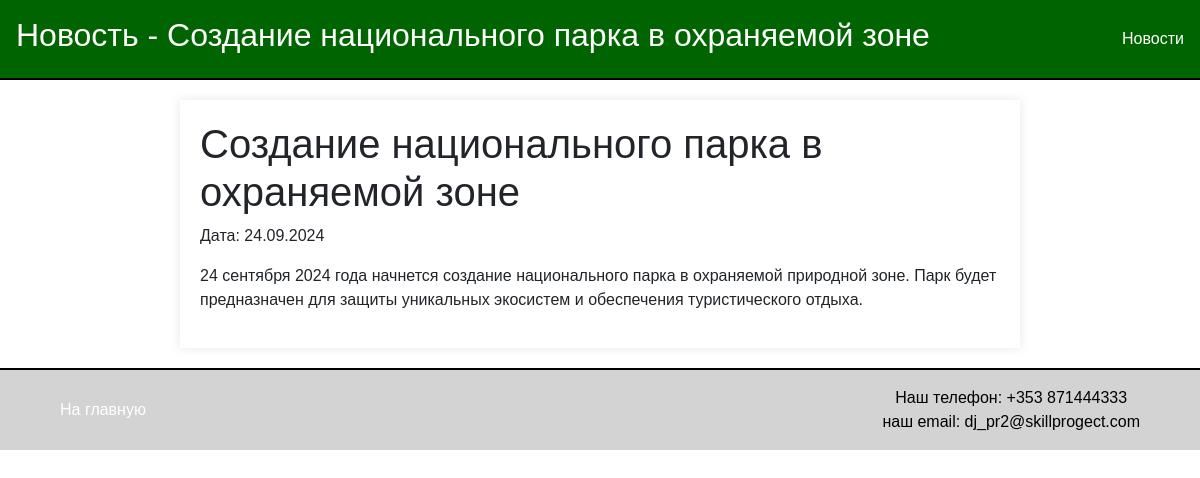
The app's page /news/51/ with its own data.
### news/models.py (models this page shows)
class Article(models.Model):
    title = models.CharField(max_length=200)
    content = models.TextField()
    publication_date = models.DateField()
    author = models.CharField(max_length=100)
    type = models.BooleanField()  # Новое поле с типом Boolean которое показывает что это статья type=False

### news/views.py (the view)
# urls.py: path('news/<int:id>/', views.article_detail, name='article_detail'),
def article_detail(request, id):
    article = get_object_or_404(Article, id=id)
    return render(request, 'news/article_detail.html', {'article': article})

### news/templatetags/censor_filters.py (called while the page is built)
@register.filter
def censor(value):
    if not isinstance(value, str):
        raise ValueError('Filter can only be applied to strings')
    def replace_word(match):
        word = match.group()
        if word.lower() in PROHIBITED_WORDS:
            return word[0] + '*' * (len(word) - 1)
        return word
    pattern = r'\b(?:' + '|'.join(re.escape(word) for word in PROHIBITED_WORDS) + r')\b'
    censored_text = re.sub(pattern, replace_word, value, flags=re.IGNORECASE)
    return censored_text

### news/templates/news/article_detail.html (shortened to what this page needs)
{% extends 'news/default.html' %}
{% load censor_filters %}
{% block header %}Новость - {{ article.title|censor }}{% endblock %}
{% block content %}
    <h1>{{ article.title|censor }}</h1>
    <p>Дата: {{ article.publication_date|date:"d.m.Y" }}</p>
    <p>{{ article.content|censor }}</p>
{% endblock %}

### news/templates/news/default.html (style rules this page uses)
body { font-family: Arial, sans-serif; margin: 0; padding: 0; box-sizing: border-box; }

### records on screen
Article: title|censor "Создание национального парка в охраняемой зоне", publication_date "24.09.2024", content|censor "24 сентября 2024 года начнется создание национального парка в охраняемой природной зоне. Парк будет предназначен для защиты уникальных экосистем и обеспечения туристического отдыха."
